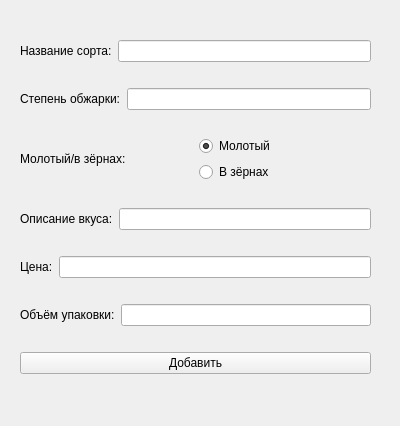
<?xml version="1.0" encoding="UTF-8"?>
<ui version="4.0">
 <class>Form</class>
 <widget class="QWidget" name="Form">
  <property name="geometry">
   <rect>
    <x>0</x>
    <y>0</y>
    <width>400</width>
    <height>426</height>
   </rect>
  </property>
  <property name="windowTitle">
   <string>Form</string>
  </property>
  <widget class="QWidget" name="verticalLayoutWidget">
   <property name="geometry">
    <rect>
     <x>10</x>
     <y>10</y>
     <width>371</width>
     <height>401</height>
    </rect>
   </property>
   <layout class="QVBoxLayout" name="verticalLayout">
    <property name="leftMargin">
     <number>10</number>
    </property>
    <property name="topMargin">
     <number>10</number>
    </property>
    <property name="rightMargin">
     <number>10</number>
    </property>
    <property name="bottomMargin">
     <number>10</number>
    </property>
    <item>
     <layout class="QHBoxLayout" name="horizontalLayout">
      <item>
       <widget class="QLabel" name="label">
        <property name="text">
         <string>Название сорта:</string>
        </property>
       </widget>
      </item>
      <item>
       <widget class="QLineEdit" name="name"/>
      </item>
     </layout>
    </item>
    <item>
     <layout class="QHBoxLayout" name="horizontalLayout_2">
      <item>
       <widget class="QLabel" name="label_2">
        <property name="text">
         <string>Степень обжарки:</string>
        </property>
       </widget>
      </item>
      <item>
       <widget class="QLineEdit" name="roasting_degree"/>
      </item>
     </layout>
    </item>
    <item>
     <layout class="QHBoxLayout" name="horizontalLayout_3">
      <item>
       <widget class="QLabel" name="label_3">
        <property name="text">
         <string>Молотый/в зёрнах:</string>
        </property>
       </widget>
      </item>
      <item>
       <layout class="QVBoxLayout" name="verticalLayout_2">
        <item>
         <widget class="QRadioButton" name="groundRadioButton">
          <property name="enabled">
           <bool>true</bool>
          </property>
          <property name="text">
           <string>Молотый</string>
          </property>
          <property name="checked">
           <bool>true</bool>
          </property>
          <attribute name="buttonGroup">
           <string notr="true">buttonGroup</string>
          </attribute>
         </widget>
        </item>
        <item>
         <widget class="QRadioButton" name="cornRadioButton">
          <property name="text">
           <string>В зёрнах</string>
          </property>
          <attribute name="buttonGroup">
           <string notr="true">buttonGroup</string>
          </attribute>
         </widget>
        </item>
       </layout>
      </item>
     </layout>
    </item>
    <item>
     <layout class="QHBoxLayout" name="horizontalLayout_4">
      <item>
       <widget class="QLabel" name="label_4">
        <property name="text">
         <string>Описание вкуса:</string>
        </property>
       </widget>
      </item>
      <item>
       <widget class="QLineEdit" name="flavour"/>
      </item>
     </layout>
    </item>
    <item>
     <layout class="QHBoxLayout" name="horizontalLayout_5">
      <item>
       <widget class="QLabel" name="label_5">
        <property name="text">
         <string>Цена:</string>
        </property>
       </widget>
      </item>
      <item>
       <widget class="QLineEdit" name="price"/>
      </item>
     </layout>
    </item>
    <item>
     <layout class="QHBoxLayout" name="horizontalLayout_6">
      <item>
       <widget class="QLabel" name="label_6">
        <property name="text">
         <string>Объём упаковки:</string>
        </property>
       </widget>
      </item>
      <item>
       <widget class="QLineEdit" name="pack_volume"/>
      </item>
     </layout>
    </item>
    <item>
     <widget class="QPushButton" name="add_btn">
      <property name="text">
       <string>Добавить</string>
      </property>
     </widget>
    </item>
   </layout>
  </widget>
 </widget>
 <resources/>
 <connections/>
 <buttongroups>
  <buttongroup name="buttonGroup"/>
 </buttongroups>
</ui>
